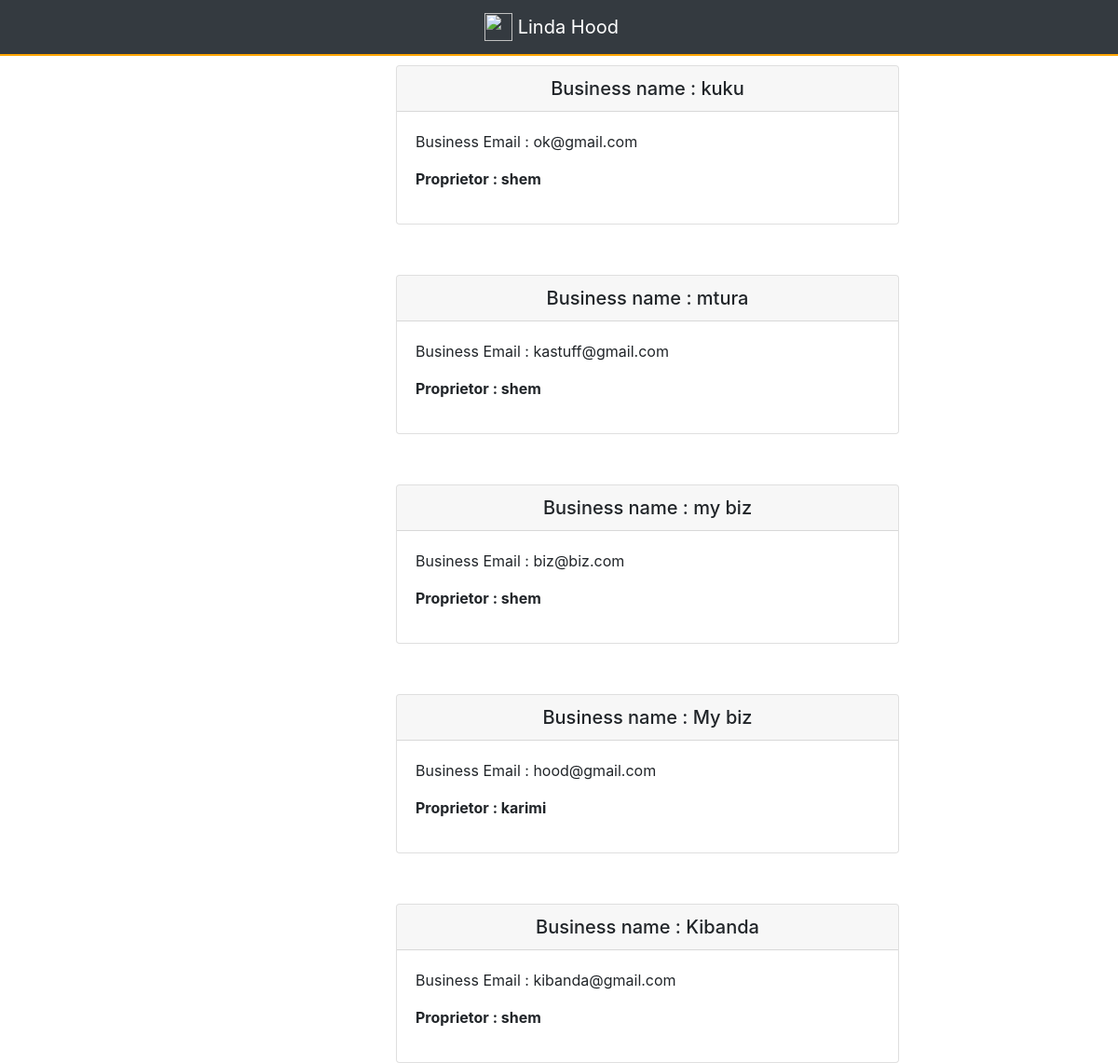
The app's page /posts/, older data.
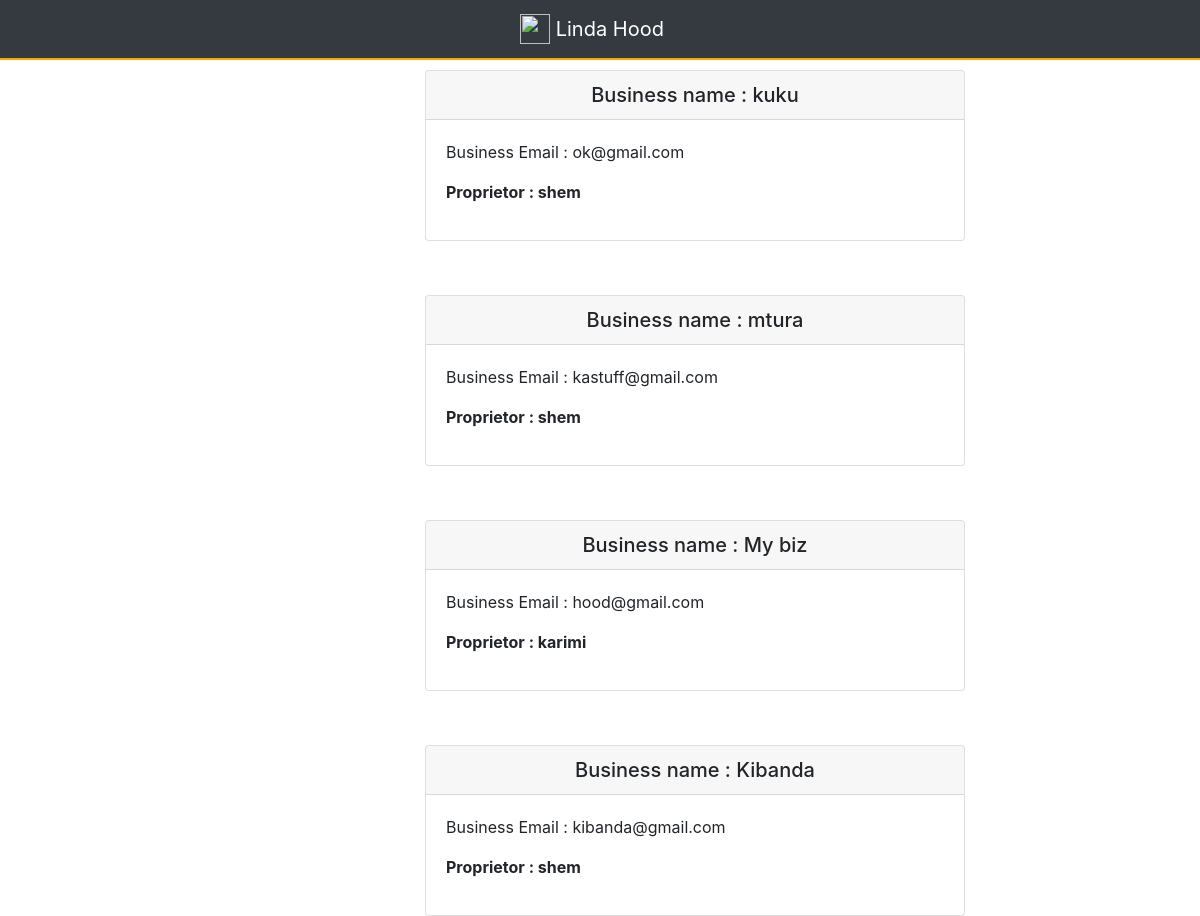
The same page, newer data.
### posts/models.py (models this page shows, shortened)
class Business(models.Model):
    user = models.ForeignKey(User, related_name="businesses")
    created_at = models.DateTimeField(auto_now=True)
    business_name = models.CharField(max_length=140, blank=True, null=True)
    business_email = models.EmailField(max_length=70, blank=True)
    hood = models.ForeignKey(Hood, related_name='businesses', null=True, blank=True)
    class Meta:
        ordering = ['-created_at']
        unique_together = ['user', 'business_name']

### posts/views.py (the view)
class BusinessList(SelectRelatedMixin, generic.ListView):
    model = models.Business
    select_related = ('user', 'hood')

### posts/templates/posts/business_list.html
{% extends "posts/post_base.html" %}
{% block pre_post_content %}
<div class="col-md-4 mt-3">
  <h5>@{{user.username}}</h5>
</div>
{% endblock %}
{% block post_content %}
<div class="col-md-6 mt-3">
  {% if business_list.count == 0 %}
  <h4>No Businesses for this user yet!</h4>
  {% else %}
    {% for business in business_list %}
     {% include "posts/_post.html" %}
    {% endfor %}
  {% endif%}
</div>
{% endblock %}

### posts/templates/posts/_post.html (shortened to what this page needs)
<div class="post" style="margin-top: 10%">
  <div class="card" >
      <h5 class="card-header card-header text-center" >Business name : {{business.business_name}}</h5>
    <div class="card-body">
      <p>Business Email : {{business.business_email}}</p>
      <p><strong>Proprietor : {{business.user.username}}</strong></p>
    </div>
  </div>
</div>

Row changes from the older to the newer data that the page shows:
removed Business: business_name "my biz", business_email "biz@biz.com", user.username "shem"
